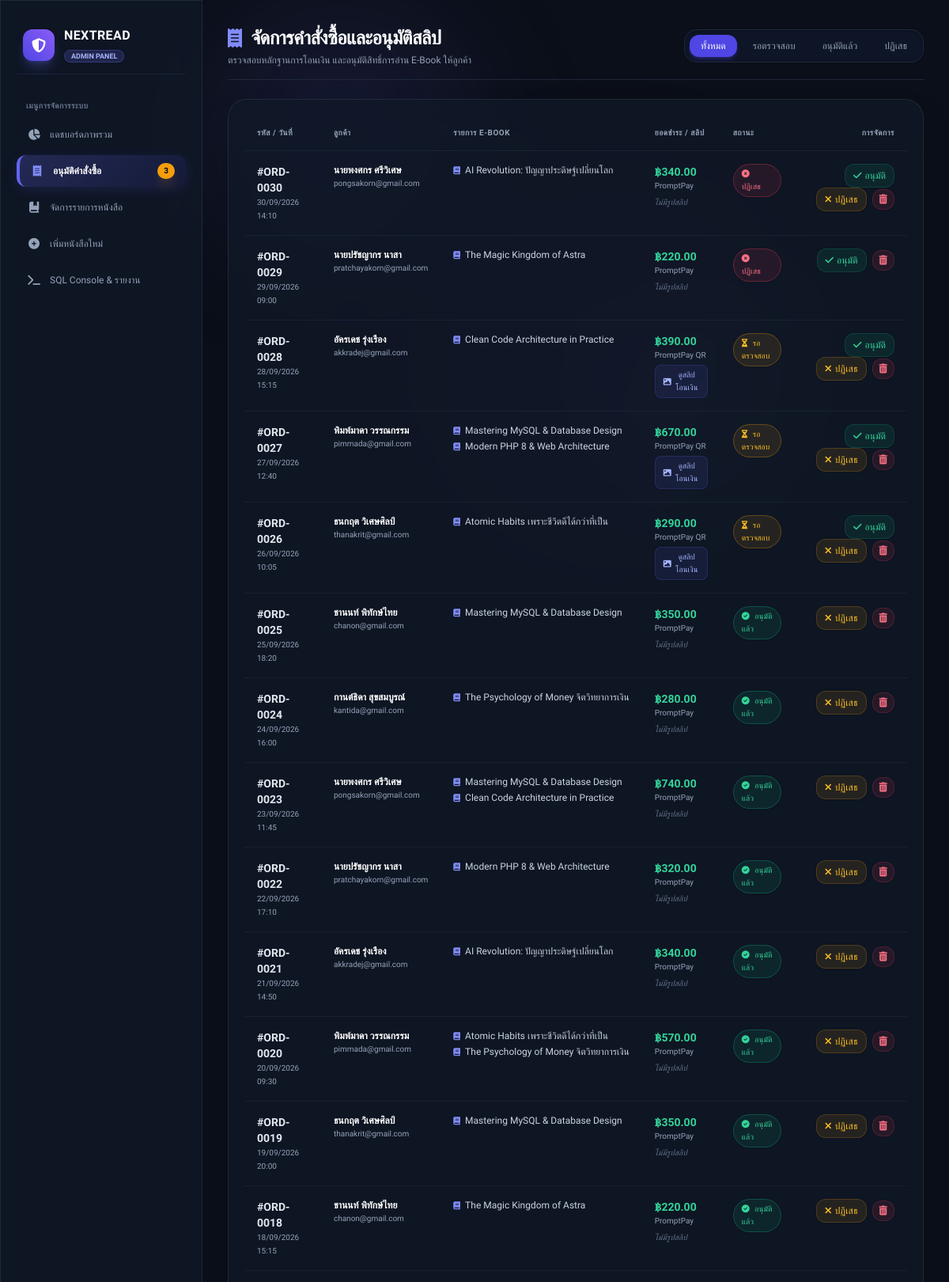
Page /admin_orders.php (signed in, upper part) on the committed database.
### tables this page shows
CREATE TABLE IF NOT EXISTS `orders` (
  `order_id` int(11) NOT NULL AUTO_INCREMENT,
  `user_id` int(11) NOT NULL,
  `total_amount` decimal(10,2) NOT NULL CHECK (`total_amount` >= 0),
  `status` enum('pending','approved','rejected','cancelled') NOT NULL DEFAULT 'pending',
  `order_date` datetime NOT NULL DEFAULT CURRENT_TIMESTAMP,
  PRIMARY KEY (`order_id`),
  KEY `fk_order_user` (`user_id`),
  CONSTRAINT `fk_order_user` FOREIGN KEY (`user_id`) REFERENCES `users` (`user_id`) ON DELETE CASCADE
);

CREATE TABLE IF NOT EXISTS `users` (
  `user_id` int(11) NOT NULL AUTO_INCREMENT,
  `name` varchar(100) NOT NULL,
  `email` varchar(150) NOT NULL UNIQUE,
  `password` varchar(255) NOT NULL,
  `role` varchar(20) NOT NULL DEFAULT 'user',
  `created_at` datetime NOT NULL DEFAULT CURRENT_TIMESTAMP,
  PRIMARY KEY (`user_id`)
);

CREATE TABLE IF NOT EXISTS `order_items` (
  `order_item_id` int(11) NOT NULL AUTO_INCREMENT,
  `order_id` int(11) NOT NULL,
  `ebook_id` int(11) NOT NULL,
  `price_at_purchase` decimal(10,2) NOT NULL CHECK (`price_at_purchase` >= 0),
  PRIMARY KEY (`order_item_id`),
  KEY `fk_item_order` (`order_id`),
  KEY `fk_order_ebook` (`ebook_id`),
  CONSTRAINT `fk_item_order` FOREIGN KEY (`order_id`) REFERENCES `orders` (`order_id`) ON DELETE CASCADE,
  CONSTRAINT `fk_order_ebook` FOREIGN KEY (`ebook_id`) REFERENCES `ebooks` (`ebook_id`) ON DELETE CASCADE
);

CREATE TABLE IF NOT EXISTS `ebooks` (
  `ebook_id` int(11) NOT NULL AUTO_INCREMENT,
  `title` varchar(255) NOT NULL,
  `author_id` int(11) DEFAULT NULL,
  `category_id` int(11) DEFAULT NULL,
  `price` decimal(10,2) NOT NULL CHECK (`price` >= 0),
  `description` text DEFAULT NULL,
  `cover_image` varchar(255) DEFAULT NULL,
  `file_path` varchar(255) DEFAULT NULL,
  `is_active` tinyint(1) NOT NULL DEFAULT 1,
  `created_at` datetime NOT NULL DEFAULT CURRENT_TIMESTAMP,
  PRIMARY KEY (`ebook_id`),
  KEY `fk_author` (`author_id`),
  KEY `fk_category` (`category_id`),
  CONSTRAINT `fk_author` FOREIGN KEY (`author_id`) REFERENCES `authors` (`author_id`) ON DELETE SET NULL,
  CONSTRAINT `fk_category` FOREIGN KEY (`category_id`) REFERENCES `categories` (`category_id`) ON DELETE SET NULL
);

CREATE TABLE IF NOT EXISTS `payments` (
  `payment_id` int(11) NOT NULL AUTO_INCREMENT,
  `order_id` int(11) NOT NULL UNIQUE,
  `payment_method` varchar(100) NOT NULL DEFAULT 'PromptPay',
  `amount` decimal(10,2) NOT NULL CHECK (`amount` >= 0),
  `slip_url` varchar(255) DEFAULT NULL,
  `payment_date` datetime NOT NULL DEFAULT CURRENT_TIMESTAMP,
  PRIMARY KEY (`payment_id`),
  CONSTRAINT `fk_payment_order` FOREIGN KEY (`order_id`) REFERENCES `orders` (`order_id`) ON DELETE CASCADE
);

### admin_orders.php (the view, shortened to what this page needs)
<?php
require_once 'config.php';
$filter_status = isset($_GET['status']) ? trim($_GET['status']) : 'all';
$sql = "SELECT o.*, u.name as customer_name, u.email as customer_email, p.payment_method, p.slip_url, p.payment_date
        FROM orders o
        LEFT JOIN users u ON o.user_id = u.user_id
        LEFT JOIN payments p ON o.order_id = p.order_id
        WHERE 1=1";
$sql .= " ORDER BY o.order_id DESC";
$orders_result = $conn->query($sql);
$orders = [];
if ($orders_result) {
    while ($ord = $orders_result->fetch_assoc()) {
        $items_sql = "SELECT oi.*, e.title, e.cover_image
                      FROM order_items oi
                      JOIN ebooks e ON oi.ebook_id = e.ebook_id
                      WHERE oi.order_id = ?";
        $stmt_items = $conn->prepare($items_sql);
        $stmt_items->bind_param("i", $ord['order_id']);
        $stmt_items->execute();
        $items_res = $stmt_items->get_result();
        $items = [];
        if ($items_res) {
            while ($it = $items_res->fetch_assoc()) {
                $items[] = $it;
            }
        }
        $ord['items'] = $items;
        $orders[] = $ord;
    }
}
?>
<!DOCTYPE html>
<html lang="th">
<head>
    <script src="https://cdn.tailwindcss.com"></script>
    <link rel="stylesheet" href="https://cdnjs.cloudflare.com/ajax/libs/font-awesome/6.4.0/css/all.min.css">
    <link rel="stylesheet" href="assets/style.css">
</head>
<body class="min-h-screen flex flex-col md:flex-row antialiased">
    <div class="bg-ambient">
        <div class="ambient-orb-1"></div>
        <div class="ambient-orb-2"></div>
        <div class="ambient-orb-3"></div>
    </div>
    <?php include 'sidebar.php'; ?>
    <main class="page-container flex-1 p-4 md:p-8 space-y-6 overflow-y-auto">
        <div class="flex flex-col sm:flex-row sm:items-center justify-between gap-4 pb-4 border-b border-slate-800">
            <div>
                <h1 class="text-2xl font-bold text-white tracking-tight flex items-center gap-3">
                    <i class="fa-solid fa-receipt text-indigo-400"></i> จัดการคำสั่งซื้อและอนุมัติสลิป
                </h1>
                <p class="text-xs text-slate-400 mt-1">ตรวจสอบหลักฐานการโอนเงิน และอนุมัติสิทธิ์การอ่าน E-Book ให้ลูกค้า</p>
            </div>
            <div class="flex items-center gap-1.5 bg-slate-900/80 p-1.5 rounded-2xl border border-slate-800 text-xs self-start sm:self-auto overflow-x-auto shadow-inner">
                <a href="admin_orders.php?status=all" class="px-3.5 py-1.5 rounded-xl transition <?php echo ($filter_status === 'all') ? 'bg-indigo-600 text-white font-medium shadow-md shadow-indigo-600/30' : 'text-slate-400 hover:text-white'; ?>">
                    ทั้งหมด
                </a>
                <a href="admin_orders.php?status=pending" class="px-3.5 py-1.5 rounded-xl transition <?php echo ($filter_status === 'pending') ? 'bg-amber-500 text-slate-950 font-bold shadow-md shadow-amber-500/30' : 'text-slate-400 hover:text-white'; ?>">
                    รอตรวจสอบ
                </a>
                <a href="admin_orders.php?status=approved" class="px-3.5 py-1.5 rounded-xl transition <?php echo ($filter_status === 'approved') ? 'bg-emerald-600 text-white font-medium shadow-md shadow-emerald-600/30' : 'text-slate-400 hover:text-white'; ?>">
                    อนุมัติแล้ว
                </a>
                <a href="admin_orders.php?status=rejected" class="px-3.5 py-1.5 rounded-xl transition <?php echo ($filter_status === 'rejected') ? 'bg-rose-600 text-white font-medium shadow-md shadow-rose-600/30' : 'text-slate-400 hover:text-white'; ?>">
                    ปฏิเสธ
                </a>
            </div>
        </div>
        <div class="glass-card rounded-3xl p-5 shadow-2xl">
            <div class="overflow-x-auto">
                <table class="w-full text-left text-xs">
                    <thead>
                        <tr class="text-slate-400 border-b border-slate-800/80 uppercase text-[10px] tracking-wider">
                            <th class="py-3.5 px-4">รหัส / วันที่</th>
                            <th class="py-3.5 px-4">ลูกค้า</th>
                            <th class="py-3.5 px-4">รายการ E-Book</th>
                            <th class="py-3.5 px-4">ยอดชำระ / สลิป</th>
                            <th class="py-3.5 px-4">สถานะ</th>
                            <th class="py-3.5 px-4 text-right">การจัดการ</th>
                        </tr>
                    </thead>
                    <tbody class="divide-y divide-slate-800/60">
                        <?php if (!empty($orders)):
                        ?>
                            <?php foreach ($orders as $ord):
                                $order_id = $ord['order_id'];
                                $status = $ord['status'] ?? 'pending';
                                $total = $ord['total_amount'] ?? 0;
                                $cust_name = $ord['customer_name'] ?? 'User #'.$ord['user_id'];
                                $cust_email = $ord['customer_email'] ?? '';
                                $date = $ord['order_date'] ? date('d/m/Y H:i', strtotime($ord['order_date'])) : '-';
                                $slip = $ord['slip_url'] ?? '';
                            ?>
                                <tr class="hover:bg-slate-800/30 transition">
                                    <td class="py-4 px-4 align-top">
                                        <span class="font-bold text-slate-200 text-sm block">#ORD-<?php echo str_pad($order_id, 4, '0', STR_PAD_LEFT); ?></span>
                                        <span class="text-[10px] text-slate-400"><?php echo $date; ?></span>
                                    </td>
                                    <td class="py-4 px-4 align-top">
                                        <span class="font-semibold text-white block"><?php echo htmlspecialchars($cust_name); ?></span>
                                        <span class="text-[10px] text-slate-400"><?php echo htmlspecialchars($cust_email); ?></span>
                                    </td>
                                    <td class="py-4 px-4 align-top max-w-xs">
                                        <?php if (!empty($ord['items'])): ?>
                                            <ul class="space-y-1">
                                                <?php foreach ($ord['items'] as $it): ?>
                                                    <li class="text-slate-300 truncate flex items-center gap-1.5" title="<?php echo htmlspecialchars($it['title']); ?>">
                                                        <i class="fa-solid fa-book text-[10px] text-indigo-400"></i>
                                                        <span><?php echo htmlspecialchars($it['title']); ?></span>
                                                    </li>
                                                <?php endforeach; ?>
                                            </ul>
                                        <?php else: ?>
                                            <span class="text-slate-500">-</span>
                                        <?php endif; ?>
                                    </td>
                                    <td class="py-4 px-4 align-top">
                                        <span class="font-bold text-emerald-400 text-sm block">฿<?php echo number_format($total, 2); ?></span>
                                        <span class="text-[10px] text-slate-400 block mb-1"><?php echo htmlspecialchars($ord['payment_method'] ?? 'PromptPay'); ?></span>
                                        <?php if (!empty($slip)): ?>
                                            <button onclick="openSlipModal('<?php echo htmlspecialchars($slip); ?>', '<?php echo $order_id; ?>')" class="inline-flex items-center gap-1 px-2.5 py-1 rounded-lg bg-indigo-500/10 text-indigo-300 border border-indigo-500/20 hover:bg-indigo-500/20 text-[10px] transition shadow-sm">
                                                <i class="fa-solid fa-image"></i> ดูสลิปโอนเงิน
                                            </button>
                                        <?php else: ?>
                                            <span class="text-[10px] text-slate-500 italic">ไม่มีรูปสลิป</span>
                                        <?php endif; ?>
                                    </td>
                                    <td class="py-4 px-4 align-top">
                                        <?php if ($status === 'pending'): ?>
                                            <span class="px-2.5 py-1 text-[10px] bg-amber-500/10 text-amber-400 border border-amber-500/30 rounded-full font-medium inline-block shadow-sm">
                                                <i class="fa-solid fa-hourglass-half mr-1 animate-spin"></i> รอตรวจสอบ
                                            </span>
                                        <?php elseif ($status === 'approved'): ?>
                                            <span class="px-2.5 py-1 text-[10px] bg-emerald-500/10 text-emerald-400 border border-emerald-500/30 rounded-full font-medium inline-block shadow-sm">
                                                <i class="fa-solid fa-circle-check mr-1"></i> อนุมัติแล้ว
                                            </span>
                                        <?php else: ?>
                                            <span class="px-2.5 py-1 text-[10px] bg-rose-500/10 text-rose-400 border border-rose-500/30 rounded-full font-medium inline-block shadow-sm">
                                                <i class="fa-solid fa-circle-xmark mr-1"></i> ปฏิเสธ
                                            </span>
                                        <?php endif; ?>
                                    </td>
                                    <td class="py-4 px-4 align-top text-right space-y-1 sm:space-y-0 sm:space-x-1">
                                        <?php if ($status !== 'approved'): ?>
                                            <a href="admin_orders.php?action=approve&order_id=<?php echo $order_id; ?>&status=<?php echo $filter_status; ?>"
                                               onclick="return confirm('ยืนยันอนุมัติคำสั่งซื้อ #ORD-<?php echo $order_id; ?> ใช่หรือไม่?')"
                                               class="px-2.5 py-1.5 rounded-xl bg-emerald-500/10 text-emerald-400 border border-emerald-500/20 hover:bg-emerald-500 hover:text-white font-medium transition inline-flex items-center gap-1 shadow-sm"
                                               title="อนุมัติคำสั่งซื้อ">
                                                <i class="fa-solid fa-check"></i> อนุมัติ
                                            </a>
                                        <?php endif; ?>
                                        <?php if ($status !== 'rejected'): ?>
                                            <a href="admin_orders.php?action=reject&order_id=<?php echo $order_id; ?>&status=<?php echo $filter_status; ?>"
                                               onclick="return confirm('ยืนยันปฏิเสธคำสั่งซื้อ #ORD-<?php echo $order_id; ?> ใช่หรือไม่?')"
                                               class="px-2.5 py-1.5 rounded-xl bg-amber-500/10 text-amber-400 border border-amber-500/20 hover:bg-amber-500 hover:text-slate-950 font-medium transition inline-flex items-center gap-1 shadow-sm"
                                               title="ปฏิเสธคำสั่งซื้อ">
                                                <i class="fa-solid fa-xmark"></i> ปฏิเสธ
                                            </a>
                                        <?php endif; ?>
                                        <a href="admin_orders.php?action=delete&order_id=<?php echo $order_id; ?>&status=<?php echo $filter_status; ?>"
                                           onclick="return confirm('ยืนยันลบคำสั่งซื้อ #ORD-<?php echo $order_id; ?> ถาวร?')"
                                           class="px-2 py-1.5 rounded-xl bg-rose-500/10 text-rose-400 border border-rose-500/20 hover:bg-rose-500 hover:text-white font-medium transition inline-flex items-center shadow-sm"
                                           title="ลบคำสั่งซื้อ">
                                            <i class="fa-solid fa-trash-can"></i>
                                        </a>
                                    </td>
                                </tr>
                            <?php endforeach; ?>
                        <?php endif; ?>
                    </tbody>
                </table>
            </div>
        </div>
    </main>
</body>
</html>

### rows in the picture
orders: order_id "0030", order_date "30/09/2026 14:10", user.name "นายพงศกร ศรีวิเศษ", user.email "pongsakorn@gmail.com", total_amount "340.00", payment_method "PromptPay", shows "ไม่มีรูปสลิป", status "ปฏิเสธ"
order_items: ebook.title "AI Revolution: ปัญญาประดิษฐ์เปลี่ยนโลก"
orders: order_id "0029", order_date "29/09/2026 09:00", user.name "นายปรัชญากร นาสา", user.email "pratchayakorn@gmail.com", total_amount "220.00", payment_method "PromptPay", shows "ไม่มีรูปสลิป", status "ปฏิเสธ"
order_items: ebook.title "The Magic Kingdom of Astra"
orders: order_id "0028", order_date "28/09/2026 15:15", user.name "อัครเดช รุ่งเรือง", user.email "akkradej@gmail.com", total_amount "390.00", payments.payment_method "PromptPay QR", status "pending" (drawn)
order_items: ebook.title "Clean Code Architecture in Practice"
orders: order_id "0027", order_date "27/09/2026 12:40", user.name "พิมพ์มาดา วรรณกรรม", user.email "pimmada@gmail.com", total_amount "670.00", payments.payment_method "PromptPay QR", status "pending" (drawn)
order_items: ebook.title "Mastering MySQL & Database Design"
order_items: ebook.title "Modern PHP 8 & Web Architecture"
orders: order_id "0026", order_date "26/09/2026 10:05", user.name "ธนกฤต วิเศษศิลป์", user.email "thanakrit@gmail.com", total_amount "290.00", payments.payment_method "PromptPay QR", status "pending" (drawn)
order_items: ebook.title "Atomic Habits เพราะชีวิตดีได้กว่าที่เป็น"
orders: order_id "0025", order_date "25/09/2026 18:20", user.name "ชานนท์ พิทักษ์ไทย", user.email "chanon@gmail.com", total_amount "350.00", payment_method "PromptPay", shows "ไม่มีรูปสลิป", status "approved" (drawn)
order_items: ebook.title "Mastering MySQL & Database Design"
orders: order_id "0024", order_date "24/09/2026 16:00", user.name "กานต์ธิดา สุขสมบูรณ์", user.email "kantida@gmail.com", total_amount "280.00", payment_method "PromptPay", shows "ไม่มีรูปสลิป", status "approved" (drawn)
order_items: ebook.title "The Psychology of Money จิตวิทยาการเงิน"
orders: order_id "0023", order_date "23/09/2026 11:45", user.name "นายพงศกร ศรีวิเศษ", user.email "pongsakorn@gmail.com", total_amount "740.00", payment_method "PromptPay", shows "ไม่มีรูปสลิป", status "approved" (drawn)
order_items: ebook.title "Mastering MySQL & Database Design"
order_items: ebook.title "Clean Code Architecture in Practice"
orders: order_id "0022", order_date "22/09/2026 17:10", user.name "นายปรัชญากร นาสา", user.email "pratchayakorn@gmail.com", total_amount "320.00", payment_method "PromptPay", shows "ไม่มีรูปสลิป", status "approved" (drawn)
order_items: ebook.title "Modern PHP 8 & Web Architecture"
orders: order_id "0021", order_date "21/09/2026 14:50", user.name "อัครเดช รุ่งเรือง", user.email "akkradej@gmail.com", total_amount "340.00", payment_method "PromptPay", shows "ไม่มีรูปสลิป", status "approved" (drawn)
order_items: ebook.title "AI Revolution: ปัญญาประดิษฐ์เปลี่ยนโลก"
orders: order_id "0020", order_date "20/09/2026 09:30", user.name "พิมพ์มาดา วรรณกรรม", user.email "pimmada@gmail.com", total_amount "570.00", payment_method "PromptPay", shows "ไม่มีรูปสลิป", status "approved" (drawn)
order_items: ebook.title "Atomic Habits เพราะชีวิตดีได้กว่าที่เป็น"
order_items: ebook.title "The Psychology of Money จิตวิทยาการเงิน"
orders: order_id "0019", order_date "19/09/2026 20:00", user.name "ธนกฤต วิเศษศิลป์", user.email "thanakrit@gmail.com", total_amount "350.00", payment_method "PromptPay", shows "ไม่มีรูปสลิป", status "approved" (drawn)
order_items: ebook.title "Mastering MySQL & Database Design"
orders: order_id "0018", order_date "18/09/2026 15:15", user.name "ชานนท์ พิทักษ์ไทย", user.email "chanon@gmail.com", total_amount "220.00", payment_method "PromptPay", shows "ไม่มีรูปสลิป", status "approved" (drawn)
order_items: ebook.title "The Magic Kingdom of Astra"

### other values in the picture
$pending_count "3"
